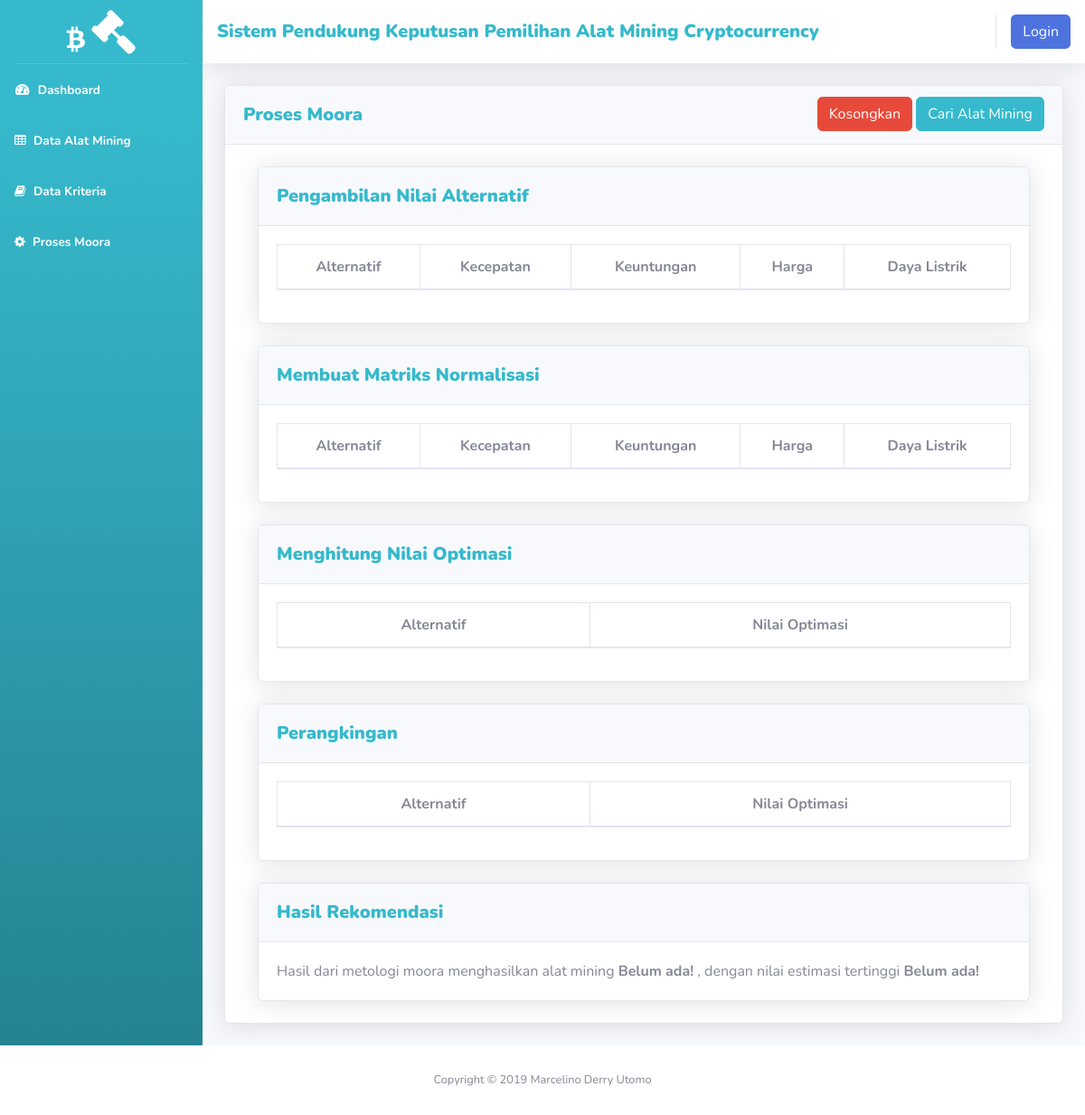
Page /user/metode_proses.php on the committed database.
### tables this page shows
CREATE TABLE `moo_kriteria` (
  `id_kriteria` tinyint(3) UNSIGNED NOT NULL,
  `kode` varchar(5) NOT NULL,
  `kriteria` varchar(100) NOT NULL,
  `type` set('Benefit','Cost') NOT NULL,
  `bobot` float NOT NULL
);

### user/metode_hasil.php (the view, shortened to what this page needs)
<?php
$sql = 'SELECT * FROM moo_kriteria';
$result = $konek->query($sql);
$kriteria=array();
foreach ($result as $row) {
   $kriteria[$row['id_kriteria']]=array($row['kriteria'],$row['type'],$row['bobot']);
}
$alternatif=array();
$optimasi=array();
?>
<br />
<div class="container-fluid">
  <div class="col-xl-12 col-lg-8">
    <div class="card shadow mb-4">
      <div class="card-header">
        <div class="row">
          <div class="col-lg-6 col-xl-6">
            <h5 class="mt-2 font-weight-bold text-info"> <b> Pengambilan Nilai Alternatif </b></h5>
          </div>
        </div>
      </div>
      <div class="card-body">
        <table border="border-left-info" class="table table-bordered" width="100%" cellspacing="0">
          <thead align="center">
            <tr>
              <th>Alternatif</th>
              <?php
                  foreach ($kriteria as $key => $value) {
                  echo "<th>".$value[0]."</th>";
                }
                ?>
            </tr>
          </thead>
        </table>
      </div>
    </div>
  </div>
</div>
<div class="container-fluid">
  <div class="col-xl-12 col-lg-8">
    <div class="card shadow mb-4">
      <div class="card-header">
        <div class="row">
          <div class="col-lg-6 col-xl-6">
            <h5 class="mt-2 font-weight-bold text-info"> <b> Membuat Matriks Normalisasi </b></h5>
          </div>
        </div>
      </div>
      <div class="card-body">
        <table border="border-left-info" class="table table-bordered" width="100%" cellspacing="0">
          <thead align="center">
            <tr>
              <th>Alternatif</th>
              <?php
                  foreach ($kriteria as $key => $value) {
                  echo "<th>".$value[0]."</th>";
                }
                ?>
            </tr>
          </thead>
        </table>
      </div>
    </div>
  </div>
</div>
<div class="container-fluid">
  <div class="col-xl-12 col-lg-8">
    <div class="card shadow mb-4">
      <div class="card-header">
        <div class="row">
          <div class="col-lg-6 col-xl-6">
            <h5 class="mt-2 font-weight-bold text-info"> <b> Menghitung Nilai Optimasi </b></h5>
          </div>
        </div>
      </div>
      <div class="card-body">
        <table border="border-left-info" class="table table-bordered" width="100%" cellspacing="0">
          <thead align="center">
            <tr>
              <th>Alternatif</th>
              <th>Nilai Optimasi</th>
            </tr>
          </thead>
        </table>
      </div>
    </div>
  </div>
</div>
<div class="container-fluid">
  <div class="col-xl-12 col-lg-8">
    <div class="card shadow mb-4">
      <div class="card-header">
        <div class="row">
          <div class="col-lg-6 col-xl-6">
            <h5 class="mt-2 font-weight-bold text-info"> <b> Perangkingan </b></h5>
          </div>
        </div>
      </div>
      <div class="card-body">
        <table border="border-left-info" class="table table-bordered" width="100%" cellspacing="0">
          <thead align="center">
            <tr>
              <th>Alternatif</th>
              <th>Nilai Optimasi</th>
            </tr>
          </thead>
            <?php
              arsort($optimasi);
              ?>
        </table>
      </div>
    </div>
  </div>
</div>
<div class="container-fluid">
  <div class="col-xl-12 col-lg-8">
    <div class="card shadow mb-4">
      <div class="card-header">
        <div class="row">
          <div class="col-lg-6 col-xl-6">
            <h5 class="mt-2 font-weight-bold text-info"> <b> Hasil Rekomendasi </b></h5>
          </div>
        </div>
      </div>
      <div class="card-body">
        <?php
        arsort($optimasi);
        $index = key($optimasi);
        $hasil_alternatif = empty($alternatif[$index][0]) ? 'Belum ada!' : $alternatif[$index][0];
        $hasil_optimasi = empty($optimasi[$index]) ? 'Belum ada!' : $optimasi[$index];
        echo "Hasil dari metologi moora menghasilkan alat mining <b>".$hasil_alternatif."</b> ";
        echo ", dengan nilai estimasi tertinggi  <b>".$hasil_optimasi."</b> ";
        ?>
      </div>
    </div>
  </div>
</div>

### rows in the picture
moo_kriteria: kriteria "Kecepatan"
moo_kriteria: kriteria "Keuntungan"
moo_kriteria: kriteria "Harga"
moo_kriteria: kriteria "Daya Listrik"

### other values in the picture
$hasil_alternatif "Belum ada!"
$hasil_optimasi "Belum ada!"
